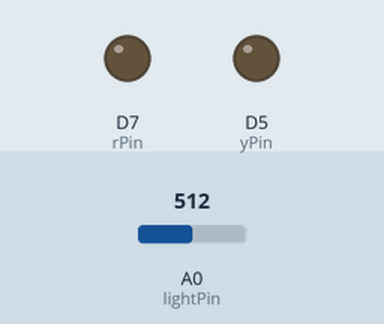
This sketch was run on a simulated ESP8266 (NodeMCU). Parts: output pins drawn as LEDs (lit = HIGH). The inputs (shaded band) are chosen by the test bench; at power-on: A0 (lightPin) = 512. WiFi joins after 1.5 s; servers stay silent unless stated; uploads are accepted with an empty reply; what the sketch prints to the serial monitor is not drawn.

Above: at 0.1 s.
At 2.1 s:
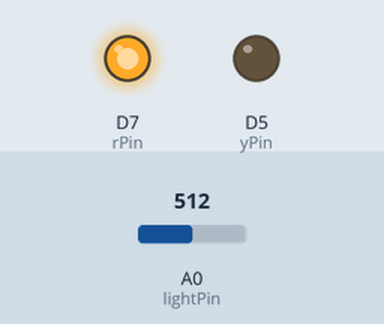
Timing chart, 0 to 3.6 s (numbered marks = the images above):
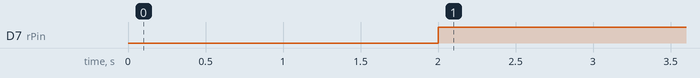

The sketch:

sensorFotoresistenciaPOST.ino
```cpp
#include <ESP8266WiFi.h>
#include <WiFiClient.h>
#include <ESP8266HTTPClient.h>

#define yPin D5      // Pin de entrada del sensor de luz
#define rPin D7      // Pin de salida para controlar la lámpara
#define lightPin A0

#define WIFI_SSID "Tec-IoT"
#define WIFI_PASSWORD "spotless.magnetic.bridge"

HTTPClient httpClient;
WiFiClient wClient;
String URL_POST = "http://10.22.239.185:3000/iot_proyectointegrador/api/insertLog"; // URL para la solicitud POST

int lightVal;
int umbralLuz = 100;  // Umbral de luz para activar la lámpara


void setup() {
  Serial.begin(9600);
  pinMode(lightPin, INPUT); // Define el pin de la fotoresistencia como entrada
  pinMode(yPin, OUTPUT);    // Define el pin del LED verde como salida
  pinMode(rPin, OUTPUT);    // Define el pin del LED rojo como salida

  digitalWrite(yPin, LOW);  // Inicializa el LED verde en apagado
  digitalWrite(rPin, LOW);  // Inicializa el LED rojo en apagado

  WiFi.begin(WIFI_SSID, WIFI_PASSWORD);
  Serial.print("Conectando a red WiFi ");
  while (WiFi.status() != WL_CONNECTED) {
    delay(500);
    Serial.print(".");
  }
  Serial.println("\nConectado a WiFi!");
}

void loop() {
   // Leer la fotoresistencia
  lightVal = analogRead(lightPin);
  Serial.print("Lectura de luz: ");
  Serial.println(lightVal);
  delay(500);

  // Controlar LEDs según la luz
  if(lightVal < umbralLuz) {
    digitalWrite(yPin, HIGH);  // Encender LED verde
    digitalWrite(rPin, LOW);   // Apagar LED rojo
  } else {
    digitalWrite(yPin, LOW);   // Apagar LED verde
    digitalWrite(rPin, HIGH);  // Encender LED rojo
  }

  delay(1000);  // Delay 1 segundo entre lecturas

  // Enviar datos al servidor mediante POST
  enviarLecturaLuz(lightVal);

  delay(15000);  // Esperar 15 segundos antes de la siguiente lectura
}

void enviarLecturaLuz(int lecturaLuz) {
  Serial.print("Dirección IP: ");
  Serial.println(WiFi.localIP());

  if (WiFi.status() == WL_CONNECTED) {
    delay(100);
    String payload = "{\"serialNumber\":\"LDR01\",\"valor\":" + String(lecturaLuz) + "}";

    httpClient.begin(wClient, URL_POST.c_str());
    httpClient.addHeader("Content-Type", "application/json");

    int httpResponseCode = httpClient.POST(payload);

    Serial.print("Código de respuesta HTTP: ");
    Serial.println(httpResponseCode);

    if (httpResponseCode > 0) {
      Serial.println("Respuesta del servidor: " + httpClient.getString());
    } else {
      Serial.println("Error en la solicitud HTTP POST");
    }

    httpClient.end();
  } else {
    Serial.println("Error: No conectado a WiFi");
  }
}
```

Measured:
- by itself, D7 (rPin): LOW → HIGH at 2.0 s
